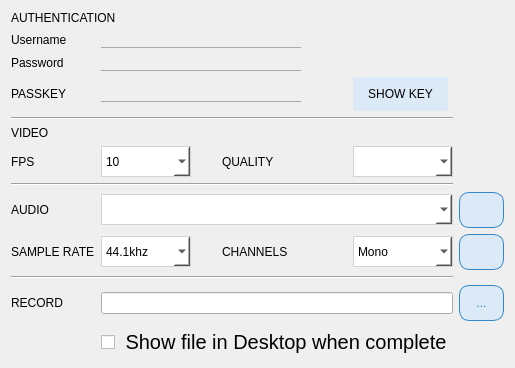
       <widget class="QWidget" name="obsLiveSettings">
        <property name="maximumSize">
         <size>
          <width>480</width>
          <height>450</height>
         </size>
        </property>
        <layout class="QGridLayout" name="gridLayout">
         <item row="1" column="0">
          <widget class="QLabel" name="label_76">
           <property name="text">
            <string>Username</string>
           </property>
          </widget>
         </item>
         <item row="11" column="4">
          <widget class="QPushButton" name="changeRecordingPathButton">
           <property name="styleSheet">
            <string notr="true">QPushButton {
    color: rgb(50,136,198);
    background-color: rgb(220,233,246);
    border: 1px solid rgb(50,136,198);
    border-radius: 10px;
    padding: 10px;
}

QPushButton:hover {
    background-color: rgb(235, 248, 255);
}</string>
           </property>
           <property name="text">
            <string>...</string>
           </property>
          </widget>
         </item>
         <item row="11" column="0">
          <widget class="QLabel" name="label_77">
           <property name="text">
            <string>RECORD</string>
           </property>
          </widget>
         </item>
         <item row="2" column="0">
          <widget class="QLabel" name="label_74">
           <property name="text">
            <string>Password</string>
           </property>
          </widget>
         </item>
         <item row="7" column="0" colspan="4">
          <widget class="Line" name="line_2">
           <property name="orientation">
            <enum>Qt::Horizontal</enum>
           </property>
          </widget>
         </item>
         <item row="6" column="1">
          <widget class="QComboBox" name="fpsCommon">
           <property name="maximumSize">
            <size>
             <width>90</width>
             <height>16777215</height>
            </size>
           </property>
           <property name="styleSheet">
            <string notr="true">QComboBox {
    border: 1px solid lightgrey;
    min-width: 6em;
    min-height: 29px;
    background: white;
}

QComboBox::drop-down:!editable {
     background: qlineargradient(x1: 0, y1: 0, x2: 0, y2: 1,
                                 stop: 0 #E1E1E1, stop: 0.4 #DDDDDD,
                                 stop: 0.5 #D8D8D8, stop: 1.0 #D3D3D3);
}

/* QComboBox gets the &quot;on&quot; state when the popup is open */
 QComboBox::drop-down:!editable:on {
    background: qlineargradient(x1: 0, y1: 0, x2: 0, y2: 1,
                                stop: 0 #D3D3D3, stop: 0.4 #D8D8D8,
                                stop: 0.5 #DDDDDD, stop: 1.0 #E1E1E1);
}

QComboBox:on { /* shift the text when the popup opens */
    padding-top: 3px;
    padding-left: 4px;
}
QComboBox::down-arrow {
    image: url(:/settings/images/settings/combobox-arrows.png);
}</string>
           </property>
           <property name="currentText">
            <string notr="true">10</string>
           </property>
           <item>
            <property name="text">
             <string>10</string>
            </property>
           </item>
           <item>
            <property name="text">
             <string>20</string>
            </property>
           </item>
           <item>
            <property name="text">
             <string>23.976</string>
            </property>
           </item>
           <item>
            <property name="text">
             <string>24P</string>
            </property>
           </item>
           <item>
            <property name="text">
             <string>25 PAL</string>
            </property>
           </item>
           <item>
            <property name="text">
             <string>29.97</string>
            </property>
           </item>
           <item>
            <property name="text">
             <string>30</string>
            </property>
           </item>
           <item>
            <property name="text">
             <string>48</string>
            </property>
           </item>
           <item>
            <property name="text">
             <string>50 PAL</string>
            </property>
           </item>
           <item>
            <property name="text">
             <string>59.94</string>
            </property>
           </item>
           <item>
            <property name="text">
             <string>60</string>
            </property>
           </item>
          </widget>
         </item>
         <item row="8" column="0">
          <widget class="QLabel" name="label_73">
           <property name="text">
            <string>AUDIO</string>
           </property>
          </widget>
         </item>
         <item row="1" column="1" colspan="2">
          <widget class="QLineEdit" name="authUsername">
           <property name="maximumSize">
            <size>
             <width>200</width>
             <height>16777215</height>
            </size>
           </property>
           <property name="styleSheet">
            <string notr="true">QLineEdit {
    border-top: none;
    border-bottom: 1px solid darkgray;
    background: transparent;
    selection-background-color: darkgray;
}</string>
           </property>
           <property name="maxLength">
            <number>50</number>
           </property>
          </widget>
         </item>
         <item row="5" column="0">
          <widget class="QLabel" name="label_75">
           <property name="maximumSize">
            <size>
             <width>16777215</width>
             <height>25</height>
            </size>
           </property>
           <property name="text">
            <string>VIDEO</string>
           </property>
          </widget>
         </item>
         <item row="4" column="0" colspan="4">
          <widget class="Line" name="line">
           <property name="orientation">
            <enum>Qt::Horizontal</enum>
           </property>
          </widget>
         </item>
         <item row="6" column="3">
          <widget class="QComboBox" name="outputResolution">
           <property name="maximumSize">
            <size>
             <width>100</width>
             <height>16777215</height>
            </size>
           </property>
           <property name="styleSheet">
            <string notr="true">QComboBox {
    border: 1px solid lightgrey;
    min-width: 6em;
    min-height: 29px;
}

QComboBox:editable {
    background: white;
}

QComboBox:!editable, QComboBox::drop-down:editable {
     background: qlineargradient(x1: 0, y1: 0, x2: 0, y2: 1,
                                 stop: 0 #E1E1E1, stop: 0.4 #DDDDDD,
                                 stop: 0.5 #D8D8D8, stop: 1.0 #D3D3D3);
}

/* QComboBox gets the &quot;on&quot; state when the popup is open */
QComboBox:!editable:on, QComboBox::drop-down:editable:on {
    background: qlineargradient(x1: 0, y1: 0, x2: 0, y2: 1,
                                stop: 0 #D3D3D3, stop: 0.4 #D8D8D8,
                                stop: 0.5 #DDDDDD, stop: 1.0 #E1E1E1);
}

QComboBox:on { /* shift the text when the popup opens */
    padding-top: 3px;
    padding-left: 4px;
}
QComboBox::down-arrow {
    image: url(:/settings/images/settings/combobox-arrows.png);
}</string>
           </property>
           <property name="editable">
            <bool>true</bool>
           </property>
          </widget>
         </item>
         <item row="9" column="4">
          <widget class="QPushButton" name="rematrixButton">
           <property name="maximumSize">
            <size>
             <width>45</width>
             <height>16777215</height>
            </size>
           </property>
           <property name="toolTip">
            <string>Rematrix Audio</string>
           </property>
           <property name="styleSheet">
            <string notr="true">QPushButton {
    color: rgb(50,136,198);
    background-color: rgb(220,233,246);
    border: 1px solid rgb(50,136,198);
    border-radius: 10px;
    padding: 10px;
}

QPushButton:hover {
    background-color: rgb(235, 248, 255);
}</string>
           </property>
           <property name="text">
            <string/>
           </property>
           <property name="icon">
            <iconset resource="obs.qrc">
             <normaloff>:/settings/images/settings/rematrix.svg</normaloff>:/settings/images/settings/rematrix.svg</iconset>
           </property>
          </widget>
         </item>
         <item row="3" column="0">
          <widget class="QLabel" name="label_68">
           <property name="text">
            <string>PASSKEY</string>
           </property>
          </widget>
         </item>
         <item row="9" column="0">
          <widget class="QLabel" name="label_21">
           <property name="text">
            <string>SAMPLE RATE</string>
           </property>
          </widget>
         </item>
         <item row="10" column="0" colspan="4">
          <widget class="Line" name="line_3">
           <property name="orientation">
            <enum>Qt::Horizontal</enum>
           </property>
          </widget>
         </item>
         <item row="3" column="1" colspan="2">
          <widget class="QLineEdit" name="authPasskey">
           <property name="maximumSize">
            <size>
             <width>200</width>
             <height>16777215</height>
            </size>
           </property>
           <property name="styleSheet">
            <string notr="true">QLineEdit {
    border-top: none;
    border-bottom: 1px solid darkgray;
    background: transparent;
    selection-background-color: darkgray;
}</string>
           </property>
           <property name="inputMethodHints">
            <set>Qt::ImhHiddenText|Qt::ImhNoAutoUppercase|Qt::ImhNoPredictiveText|Qt::ImhSensitiveData</set>
           </property>
           <property name="maxLength">
            <number>50</number>
           </property>
           <property name="echoMode">
            <enum>QLineEdit::Password</enum>
           </property>
          </widget>
         </item>
         <item row="3" column="3" colspan="2">
          <widget class="QPushButton" name="passkeyShowButton">
           <property name="minimumSize">
            <size>
             <width>95</width>
             <height>0</height>
            </size>
           </property>
           <property name="maximumSize">
            <size>
             <width>95</width>
             <height>16777215</height>
            </size>
           </property>
           <property name="styleSheet">
            <string notr="true">QPushButton {
    color: black;
    background-color: rgb(220,233,246);
    border-radius: 1px;
    padding: 10px;
}

QPushButton:hover {
    background-color: rgb(235, 248, 255);
}

QPushButton:pressed {
    background-color: transparent;
}</string>
           </property>
           <property name="text">
            <string>SHOW KEY</string>
           </property>
          </widget>
         </item>
         <item row="9" column="1">
          <widget class="QComboBox" name="sampleRate">
           <property name="maximumSize">
            <size>
             <width>90</width>
             <height>16777215</height>
            </size>
           </property>
           <property name="styleSheet">
            <string notr="true">QComboBox {
    border: 1px solid lightgrey;
    min-width: 6em;
    min-height: 29px;
    background: white;
}

QComboBox::drop-down:!editable {
     background: qlineargradient(x1: 0, y1: 0, x2: 0, y2: 1,
                                 stop: 0 #E1E1E1, stop: 0.4 #DDDDDD,
                                 stop: 0.5 #D8D8D8, stop: 1.0 #D3D3D3);
}

/* QComboBox gets the &quot;on&quot; state when the popup is open */
 QComboBox::drop-down:!editable:on {
    background: qlineargradient(x1: 0, y1: 0, x2: 0, y2: 1,
                                stop: 0 #D3D3D3, stop: 0.4 #D8D8D8,
                                stop: 0.5 #DDDDDD, stop: 1.0 #E1E1E1);
}

QComboBox:on { /* shift the text when the popup opens */
    padding-top: 3px;
    padding-left: 4px;
}
QComboBox::down-arrow {
    image: url(:/settings/images/settings/combobox-arrows.png);
}</string>
           </property>
           <item>
            <property name="text">
             <string>44.1khz</string>
            </property>
           </item>
           <item>
            <property name="text">
             <string>48khz</string>
            </property>
           </item>
          </widget>
         </item>
         <item row="6" column="0">
          <widget class="QLabel" name="label_71">
           <property name="text">
            <string>FPS</string>
           </property>
          </widget>
         </item>
         <item row="11" column="1" colspan="3">
          <widget class="QLineEdit" name="recordingFilePathLineEdit"/>
         </item>
         <item row="9" column="2">
          <widget class="QLabel" name="label_69">
           <property name="minimumSize">
            <size>
             <width>100</width>
             <height>0</height>
            </size>
           </property>
           <property name="text">
            <string>CHANNELS</string>
           </property>
           <property name="indent">
            <number>25</number>
           </property>
          </widget>
         </item>
         <item row="0" column="0" colspan="2">
          <widget class="QLabel" name="label_72">
           <property name="maximumSize">
            <size>
             <width>16777215</width>
             <height>25</height>
            </size>
           </property>
           <property name="text">
            <string>AUTHENTICATION</string>
           </property>
          </widget>
         </item>
         <item row="2" column="1" colspan="2">
          <widget class="QLineEdit" name="authPw">
           <property name="maximumSize">
            <size>
             <width>200</width>
             <height>16777215</height>
            </size>
           </property>
           <property name="styleSheet">
            <string notr="true">QLineEdit {
    border-top: none;
    border-bottom: 1px solid darkgray;
    background: transparent;
    selection-background-color: darkgray;
}</string>
           </property>
           <property name="maxLength">
            <number>50</number>
           </property>
           <property name="echoMode">
            <enum>QLineEdit::Password</enum>
           </property>
          </widget>
         </item>
         <item row="6" column="2">
          <widget class="QLabel" name="label_70">
           <property name="minimumSize">
            <size>
             <width>100</width>
             <height>0</height>
            </size>
           </property>
           <property name="text">
            <string>QUALITY</string>
           </property>
           <property name="indent">
            <number>25</number>
           </property>
          </widget>
         </item>
         <item row="8" column="4">
          <widget class="QPushButton" name="advancedAudioSettingsButton">
           <property name="maximumSize">
            <size>
             <width>45</width>
             <height>16777215</height>
            </size>
           </property>
           <property name="toolTip">
            <string>Advanced Audio Settings</string>
           </property>
           <property name="styleSheet">
            <string notr="true">QPushButton {
    color: rgb(50,136,198);
    background-color: rgb(220,233,246);
    border: 1px solid rgb(50,136,198);
    border-radius: 10px;
    padding: 10px;
}

QPushButton:hover {
    background-color: rgb(235, 248, 255);
}</string>
           </property>
           <property name="text">
            <string/>
           </property>
           <property name="icon">
            <iconset resource="obs.qrc">
             <normaloff>:/settings/images/settings/general.svg</normaloff>:/settings/images/settings/general.svg</iconset>
           </property>
          </widget>
         </item>
         <item row="9" column="3">
          <widget class="QComboBox" name="channelSetup">
           <property name="maximumSize">
            <size>
             <width>100</width>
             <height>16777215</height>
            </size>
           </property>
           <property name="styleSheet">
            <string notr="true">QComboBox {
    border: 1px solid lightgrey;
    min-width: 6em;
    min-height: 29px;
    background: white;
}

QComboBox::drop-down:!editable {
     background: qlineargradient(x1: 0, y1: 0, x2: 0, y2: 1,
                                 stop: 0 #E1E1E1, stop: 0.4 #DDDDDD,
                                 stop: 0.5 #D8D8D8, stop: 1.0 #D3D3D3);
}

/* QComboBox gets the &quot;on&quot; state when the popup is open */
 QComboBox::drop-down:!editable:on {
    background: qlineargradient(x1: 0, y1: 0, x2: 0, y2: 1,
                                stop: 0 #D3D3D3, stop: 0.4 #D8D8D8,
                                stop: 0.5 #DDDDDD, stop: 1.0 #E1E1E1);
}

QComboBox:on { /* shift the text when the popup opens */
    padding-top: 3px;
    padding-left: 4px;
}
QComboBox::down-arrow {
    image: url(:/settings/images/settings/combobox-arrows.png);
}</string>
           </property>
           <item>
            <property name="text">
             <string>Mono</string>
            </property>
           </item>
           <item>
            <property name="text">
             <string>Stereo</string>
            </property>
           </item>
          </widget>
         </item>
         <item row="8" column="1" colspan="3">
          <widget class="QComboBox" name="audioSourceDeviceComboBox">
           <property name="styleSheet">
            <string notr="true">QComboBox {
    border: 1px solid lightgrey;
    min-width: 6em;
    min-height: 29px;
    background: white;
}

QComboBox::drop-down:!editable {
     background: qlineargradient(x1: 0, y1: 0, x2: 0, y2: 1,
                                 stop: 0 #E1E1E1, stop: 0.4 #DDDDDD,
                                 stop: 0.5 #D8D8D8, stop: 1.0 #D3D3D3);
}

/* QComboBox gets the &quot;on&quot; state when the popup is open */
 QComboBox::drop-down:!editable:on {
    background: qlineargradient(x1: 0, y1: 0, x2: 0, y2: 1,
                                stop: 0 #D3D3D3, stop: 0.4 #D8D8D8,
                                stop: 0.5 #DDDDDD, stop: 1.0 #E1E1E1);
}

QComboBox:on { /* shift the text when the popup opens */
    padding-top: 3px;
    padding-left: 4px;
}
QComboBox::down-arrow {
    image: url(:/settings/images/settings/combobox-arrows.png);
}</string>
           </property>
          </widget>
         </item>
         <item row="12" column="1" colspan="3">
          <widget class="QCheckBox" name="openRecordedFileLocationCheckBox">
           <property name="font">
            <font>
             <pointsize>15</pointsize>
            </font>
           </property>
           <property name="text">
            <string> Show file in Desktop when complete</string>
           </property>
          </widget>
         </item>
        </layout>
       </widget>
